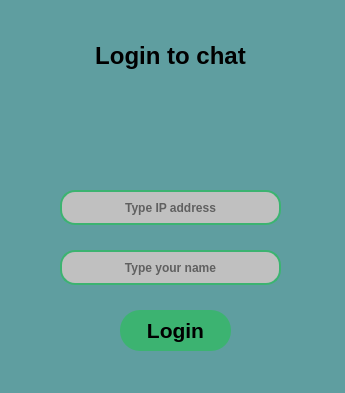
<?xml version="1.0" encoding="UTF-8"?>
<ui version="4.0">
 <class>MainWindow</class>
 <widget class="QMainWindow" name="MainWindow">
  <property name="enabled">
   <bool>true</bool>
  </property>
  <property name="geometry">
   <rect>
    <x>0</x>
    <y>0</y>
    <width>345</width>
    <height>393</height>
   </rect>
  </property>
  <property name="sizePolicy">
   <sizepolicy hsizetype="Preferred" vsizetype="Preferred">
    <horstretch>0</horstretch>
    <verstretch>0</verstretch>
   </sizepolicy>
  </property>
  <property name="minimumSize">
   <size>
    <width>345</width>
    <height>393</height>
   </size>
  </property>
  <property name="maximumSize">
   <size>
    <width>345</width>
    <height>393</height>
   </size>
  </property>
  <property name="contextMenuPolicy">
   <enum>Qt::ActionsContextMenu</enum>
  </property>
  <property name="windowTitle">
   <string>Chat</string>
  </property>
  <property name="windowIcon">
   <iconset>
    <normaloff>imgs/app_icon.png</normaloff>imgs/app_icon.png</iconset>
  </property>
  <property name="accessibleDescription">
   <string/>
  </property>
  <property name="styleSheet">
   <string notr="true">background-color: #5F9EA0;
</string>
  </property>
  <property name="animated">
   <bool>false</bool>
  </property>
  <widget class="QWidget" name="centralwidget">
   <property name="styleSheet">
    <string notr="true">QLineEdit {
	color: black;
	background-color: #C0C0C0;
	border: 2px solid #3CB371;
	border-radius: 15px;
}

QPushButton {
	color: black;
	background-color: #3CB371;
	border-radius: 20;
}

QPushButton:hover {
	background-color: #7FFFD4;
}

QPushButton:pressed {
	background-color: #5F9EA0;
}

</string>
   </property>
   <widget class="QPushButton" name="login_button">
    <property name="geometry">
     <rect>
      <x>120</x>
      <y>310</y>
      <width>111</width>
      <height>41</height>
     </rect>
    </property>
    <property name="font">
     <font>
      <family>Arial</family>
      <pointsize>16</pointsize>
      <weight>75</weight>
      <bold>true</bold>
     </font>
    </property>
    <property name="styleSheet">
     <string notr="true"/>
    </property>
    <property name="text">
     <string>Login</string>
    </property>
   </widget>
   <widget class="QLabel" name="label">
    <property name="geometry">
     <rect>
      <x>-30</x>
      <y>30</y>
      <width>401</width>
      <height>51</height>
     </rect>
    </property>
    <property name="font">
     <font>
      <family>Arial</family>
      <pointsize>18</pointsize>
      <weight>75</weight>
      <bold>true</bold>
     </font>
    </property>
    <property name="layoutDirection">
     <enum>Qt::LeftToRight</enum>
    </property>
    <property name="styleSheet">
     <string notr="true"/>
    </property>
    <property name="text">
     <string>Login to chat</string>
    </property>
    <property name="alignment">
     <set>Qt::AlignCenter</set>
    </property>
   </widget>
   <widget class="QLineEdit" name="input_ip_address">
    <property name="geometry">
     <rect>
      <x>60</x>
      <y>190</y>
      <width>221</width>
      <height>35</height>
     </rect>
    </property>
    <property name="font">
     <font>
      <family>Arial</family>
      <pointsize>9</pointsize>
      <weight>75</weight>
      <bold>true</bold>
     </font>
    </property>
    <property name="focusPolicy">
     <enum>Qt::WheelFocus</enum>
    </property>
    <property name="toolTip">
     <string>&lt;html&gt;&lt;head/&gt;&lt;body&gt;&lt;p&gt;&lt;br/&gt;&lt;/p&gt;&lt;/body&gt;&lt;/html&gt;</string>
    </property>
    <property name="whatsThis">
     <string/>
    </property>
    <property name="accessibleDescription">
     <string>Type</string>
    </property>
    <property name="layoutDirection">
     <enum>Qt::LeftToRight</enum>
    </property>
    <property name="styleSheet">
     <string notr="true">
</string>
    </property>
    <property name="text">
     <string/>
    </property>
    <property name="alignment">
     <set>Qt::AlignCenter</set>
    </property>
    <property name="placeholderText">
     <string>Type IP address</string>
    </property>
   </widget>
   <widget class="QLabel" name="label_2">
    <property name="geometry">
     <rect>
      <x>120</x>
      <y>80</y>
      <width>91</width>
      <height>81</height>
     </rect>
    </property>
    <property name="text">
     <string/>
    </property>
    <property name="pixmap">
     <pixmap>imgs/log_in_icon.png</pixmap>
    </property>
   </widget>
   <widget class="QLineEdit" name="input_nickname">
    <property name="geometry">
     <rect>
      <x>60</x>
      <y>250</y>
      <width>221</width>
      <height>35</height>
     </rect>
    </property>
    <property name="font">
     <font>
      <family>Arial</family>
      <pointsize>9</pointsize>
      <weight>75</weight>
      <bold>true</bold>
     </font>
    </property>
    <property name="styleSheet">
     <string notr="true"/>
    </property>
    <property name="text">
     <string/>
    </property>
    <property name="alignment">
     <set>Qt::AlignCenter</set>
    </property>
    <property name="placeholderText">
     <string>Type your name</string>
    </property>
   </widget>
  </widget>
 </widget>
 <resources/>
 <connections/>
</ui>
